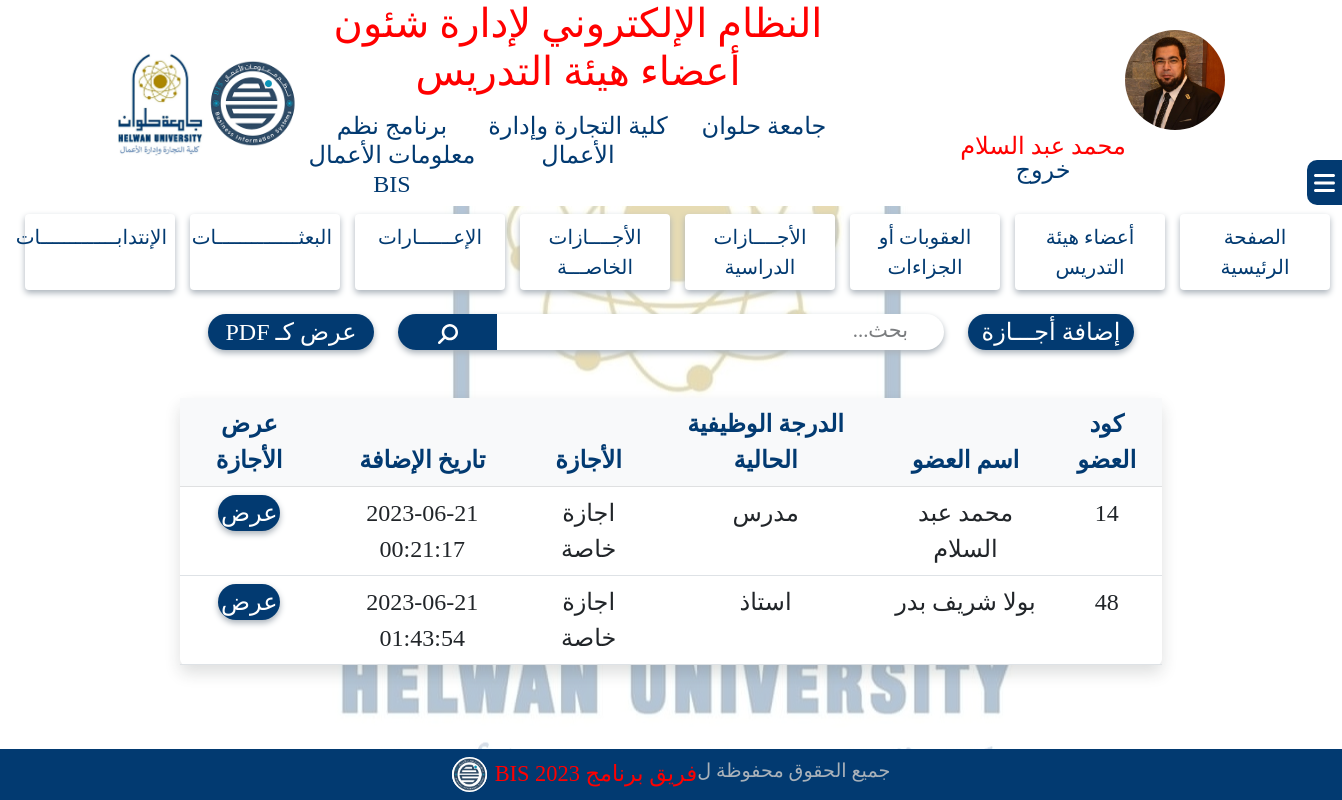
Page /system/privateVacations.php (signed in) on the committed database.
### tables this page shows
CREATE TABLE `doctors_account` (
  `DoctorCode` int(11) NOT NULL,
  `Doctor_ar_Name` varchar(255) NOT NULL,
  `Doctor_eng_Name` varchar(255) NOT NULL,
  `National_id` varchar(255) NOT NULL,
  `Mobile` varchar(255) NOT NULL,
  `Academic_Mail` varchar(255) NOT NULL,
  `Personal_Mail` varchar(255) NOT NULL,
  `Notes` text NOT NULL,
  `Doctor_image` varchar(255) NOT NULL,
  `Department_id` tinyint(4) NOT NULL,
  `uni_id` tinyint(4) NOT NULL,
  `Faculty_id` tinyint(4) NOT NULL,
  `Doctor_job_id` tinyint(4) NOT NULL,
  `date_of_birth` date NOT NULL,
  `hiring_date` date NOT NULL,
  `qualifications` text NOT NULL
);

CREATE TABLE `doctor_jobs` (
  `Doctor_job_id` tinyint(4) NOT NULL,
  `Doctor_job_ar_name` varchar(20) NOT NULL,
  `Doctor_job_eng_name` varchar(20) NOT NULL,
  `job_order` tinyint(4) NOT NULL
);

CREATE TABLE `p74_special_vacation_data` (
  `Special_vacation_id` int(11) NOT NULL,
  `doctorCodeInput` int(11) NOT NULL,
  `special_vacationDescription` varchar(255) NOT NULL,
  `added_date` datetime NOT NULL DEFAULT current_timestamp(),
  `added_by` tinyint(4) NOT NULL
);

### system/privateVacations.php (the view, shortened to what this page needs)
<!DOCTYPE html>
<html lang="ar">
<head>
    <link rel="stylesheet" href="../css/all.min.css">
    <link rel="stylesheet" href="../css/bootstrap.min.css">
    <link rel="stylesheet" href="../css/style.css">
</head>
<body class="body">
    <?php
    include('header.php');
    ?>
    <div class="sidebarContainer">
        <?php
        include('sidebar.php');
        ?>
    </div>
    <div class="container mt-3">
        <div class="row align-items-center justify-content-center">
            <div class="col-md-2">
                <div class="addVacation">
                    <a href="addVacation.php" class="text-decoration-none text-white">
                        <button class="addVacationBtn rounded-pill w-100 border-0" id="addVacationBtn">إضافة أجـــازة </button>
                    </a>
                </div>
            </div>
            <div class="col-md-6">
                <div class="search position-relative">
                    <form action="" method="post" id="searchForm">
                        <input type="text" class="searchField form-control w-100 rounded-pill border-0" name="search" placeholder="بحث...">
                        <button type="submit" class="searchBtn rounded-start-pill">
                            <i class="fa-solid fa-magnifying-glass fa-rotate-90 fa-lg" style="color: #fff;"></i>
                        </button>
                    </form>
                </div>
            </div>
            <div class="col-md-2">
                <div class="displayAsPDF">
                    <a href="displayAsPDF.php?title=p74_special_vacation_data" class="text-decoration-none text-white">
                        <button class="displayPDFBtn rounded-pill w-100 border-0" id="displayPDFBtn">عرض كـ PDF</button>
                    </a>
                </div>
            </div>
        </div>
    </div>
    <div class="container-fluid my-5">
        <div class="row justify-content-center">
            <div class="col-md-9">
                <table class="table text-center fs-4 bg-white shadow rounded-2">
                    <thead class="mainText table-light">
                        <tr>
                            <th>كود العضو</th>
                            <th>اسم العضو</th>
                            <th>الدرجة الوظيفية الحالية</th>
                            <th>الأجازة</th>
                            <th>تاريخ الإضافة</th>
                            <th>عرض الأجازة</th>
                        </tr>
                    </thead>
                    <tbody>
                        <?php if (isset($_POST['search'])) {
                            $st = $_POST['search'];
                            $myquery = "SELECT * FROM doctors_account
                                        INNER JOIN  doctor_jobs
                                        ON doctors_account.Doctor_job_id=doctor_jobs.Doctor_job_id
                                        INNER JOIN  p74_special_vacation_data
                                        ON p74_special_vacation_data.doctorCodeInput=doctors_account.DoctorCode
                                        WHERE Doctor_ar_Name like '%$st%' ";
                            $results = mysqli_query($bis, $myquery);
                            while ($row = mysqli_fetch_array($results)) {
                        ?>
                                <tr>
                                    <td><?php echo $row['DoctorCode']; ?></td>
                                    <td><?php echo $row['Doctor_ar_Name']; ?></td>
                                    <td><?php echo $row['Doctor_job_ar_name']; ?></td>
                                    <td><?php echo $row['special_vacationDescription']; ?>  </td>
                                    <td> <?php echo $row['added_date']; ?></td>
                                    <td>
                                        <a href="privateVacationDetails.php?id=<?php echo $row['Special_vacation_id'];?>" class="text-decoration-none">
                                            <button class="border-0 rounded-pill w-50 fs-4 tableDisplayPrivateVacationBtn">عرض </button>
                                        </a>
                                    </td>
                                </tr>
                            <?php }
                        } else {
                            $myquery = "SELECT * FROM doctors_account
                                        INNER JOIN  doctor_jobs
                                        ON doctors_account.Doctor_job_id=doctor_jobs.Doctor_job_id
                                        INNER JOIN  p74_special_vacation_data
                                        ON p74_special_vacation_data.doctorCodeInput=doctors_account.DoctorCode";
                            $results = mysqli_query($bis, $myquery);
                            while ($row = mysqli_fetch_array($results)) {
                            ?>
                                <tr>
                                    <td><?php echo $row['DoctorCode']; ?></td>
                                    <td><?php echo $row['Doctor_ar_Name']; ?></td>
                                    <td><?php echo $row['Doctor_job_ar_name']; ?></td>
                                    <td><?php echo $row['special_vacationDescription']; ?>  </td>
                                    <td> <?php echo $row['added_date']; ?></td>
                                    <td>
                                        <a href="privateVacationDetails.php?id=<?php echo $row['Special_vacation_id'];?>" class="text-decoration-none">
                                            <button class="border-0 rounded-pill w-50 fs-4 tableDisplayPrivateVacationBtn">عرض </button>
                                        </a>
                                    </td>
                                </tr>
                        <?php  }
                        } ?>
                    </tbody>
                </table>
            </div>
        </div>
    </div>
    <div class="fixedFooter position-fixed bottom-0 start-0 end-0 z-1">
        <?php
        include('footer.php');
        ?>
    </div>
</body>
</html>

### css/style.css (style rules this page uses)
:root { --main-title: #f00; --main-text: #023A71; --subtext: #AAB2BA; }
* { font-family: "typesetting"; margin: 0; padding: 0; box-sizing: border-box; direction: rtl; }
.mainText { color: var(--main-text, #023A71) }
::placeholder { color: var(--subtext, #AAB2BA); opacity: 0.8 !important; font-size: 1.3rem; padding-right: 24px; }
.shadow { box-shadow: 0px 3px 6px #AAB2BA; }
.body { background-image: url(../images/Facultylogo.jpg); background-repeat: no-repeat; background-position: center; background-attachment: fixed; }
.addMemberBtn, .addPenaltyBtn, .addSecondmentBtn, .addVacationBtn, .updateJobGradeBtn, .CompleteDataBtn, .tableUpdateJobGradeBtn, .tableCompleteDataBtn, .updateMemberDataBtn, .tableDisplayBtn, .tableAddPenaltyBtn, .tableAddSecondmentBtn, .tableAddVacationBtn, .tableUpdateJobGradeBtn, .updatePenaltyBtn, .addVacationBtn, .updateVacationBtn, .addSecondmentBtn, .updateSecondmentBtn, .displayReport, .anotherReport, .tableDisplayBtn, .addUserBtn, .updateBtn, .updateSystemDataBtn, .updateSystemDataModalBtn, .tableDisplayPenaltyBtn, .tableDisplaySecondmentBtn, .tableDisplayVacationBtn, .addPrivateVacationBtn, .tableAddPrivateVacationBtn, .tableDisplayMissionBtn, .addMissionBtn, .tableAddMissionBtn, .updateMissionBtn, .addAssignmentBtn, .tableDisplayAssignmentBtn, .tableAddAssignmentBtn, .updateAssignmentBtn, .tableDisplayPrivateVacationBtn, .updatePrivateVacationBtn, .completeBtn, .updateJobGradeBtn, .displayPDFBtn { background-color: var(--main-text, #023A71); color: #fff; font-size: 1.5rem; box-shadow: 0px 3px 6px #AAB2BA; }
.searchField { box-shadow: 0px 3px 6px #AAB2BA; }
.searchBtn { width: 100px; height: 36px; border: none; background-color: var(--main-text, #023A71); padding: 5px 20px 0 20px; border-right: 1px solid #fff; text-align: center; position: absolute; top: 0; left: 0; }
.sidebarContainer { position: fixed; width: 100%; top: 20vh; right: -100%; z-index: 99999; }
.fixedFooter { z-index: -1; }

### rows in the picture
doctors_account: DoctorCode "14", Doctor_ar_Name "محمد عبد السلام", Doctor_job.Doctor_job_ar_name "مدرس", p74_special_vacation_data.special_vacationDescription "اجازة خاصة", p74_special_vacation_data.added_date "2023-06-21 00:21:17"
doctors_account: DoctorCode "48", Doctor_ar_Name "بولا شريف بدر", Doctor_job.Doctor_job_ar_name "استاذ", p74_special_vacation_data.special_vacationDescription "اجازة خاصة", p74_special_vacation_data.added_date "2023-06-21 01:43:54"

### other values in the picture
$_SESSION['user_ar_name'] "محمد عبد السلام"
$_SESSION['app_name'] "النظام الإلكتروني لإدارة شئون أعضاء هيئة التدريس"
$_SESSION['Uni_name'] "جامعة حلوان"
$_SESSION['Faculty_name'] "كلية التجارة وإدارة الأعمال"
$_SESSION['Program_name'] "برنامج نظم معلومات الأعمال BIS"
